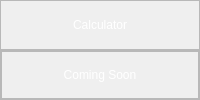
      <widget class="QWidget" name="cal_Page">
       <layout class="QVBoxLayout" name="verticalLayout_11">
        <property name="spacing">
         <number>0</number>
        </property>
        <property name="leftMargin">
         <number>0</number>
        </property>
        <property name="topMargin">
         <number>0</number>
        </property>
        <property name="rightMargin">
         <number>0</number>
        </property>
        <property name="bottomMargin">
         <number>0</number>
        </property>
        <item>
         <widget class="QFrame" name="frame_23">
          <property name="maximumSize">
           <size>
            <width>16777215</width>
            <height>80</height>
           </size>
          </property>
          <property name="frameShape">
           <enum>QFrame::StyledPanel</enum>
          </property>
          <property name="frameShadow">
           <enum>QFrame::Raised</enum>
          </property>
          <layout class="QHBoxLayout" name="horizontalLayout_15">
           <property name="spacing">
            <number>0</number>
           </property>
           <property name="leftMargin">
            <number>0</number>
           </property>
           <property name="topMargin">
            <number>0</number>
           </property>
           <property name="rightMargin">
            <number>0</number>
           </property>
           <property name="bottomMargin">
            <number>0</number>
           </property>
           <item>
            <widget class="QLabel" name="label_8">
             <property name="styleSheet">
              <string notr="true">color: rgb(255, 255, 255);
font: 28pt &quot;Comic Sans MS&quot;;</string>
             </property>
             <property name="text">
              <string>Calculator</string>
             </property>
             <property name="alignment">
              <set>Qt::AlignCenter</set>
             </property>
            </widget>
           </item>
          </layout>
         </widget>
        </item>
        <item>
         <widget class="QFrame" name="frame_20">
          <property name="frameShape">
           <enum>QFrame::StyledPanel</enum>
          </property>
          <property name="frameShadow">
           <enum>QFrame::Raised</enum>
          </property>
          <layout class="QVBoxLayout" name="verticalLayout_10">
           <property name="spacing">
            <number>0</number>
           </property>
           <property name="leftMargin">
            <number>0</number>
           </property>
           <property name="topMargin">
            <number>0</number>
           </property>
           <property name="rightMargin">
            <number>0</number>
           </property>
           <property name="bottomMargin">
            <number>0</number>
           </property>
           <item>
            <widget class="QFrame" name="frame_21">
             <property name="frameShape">
              <enum>QFrame::StyledPanel</enum>
             </property>
             <property name="frameShadow">
              <enum>QFrame::Raised</enum>
             </property>
             <layout class="QHBoxLayout" name="horizontalLayout_54">
              <item>
               <widget class="QLabel" name="label_12">
                <property name="styleSheet">
                 <string notr="true">font: 28pt &quot;Comic Sans MS&quot;;
color: rgb(255, 255, 255);</string>
                </property>
                <property name="text">
                 <string>Coming Soon</string>
                </property>
                <property name="alignment">
                 <set>Qt::AlignCenter</set>
                </property>
               </widget>
              </item>
             </layout>
            </widget>
           </item>
          </layout>
         </widget>
        </item>
       </layout>
      </widget>
